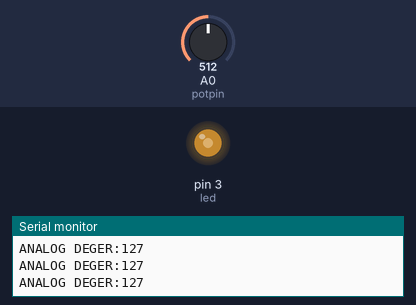
This sketch was run on a simulated Arduino Uno, built with avr-gcc and run on an emulated ATmega328P. Shown: output pins drawn as LEDs (lit = HIGH), the last lines printed to the serial monitor. The test bench sets the inputs (shaded band); at power-on: A0 (potpin) = 512.

Above: at 1.4 s.
1.5 s: A0 (potpin) set to 716
At 2.7 s:
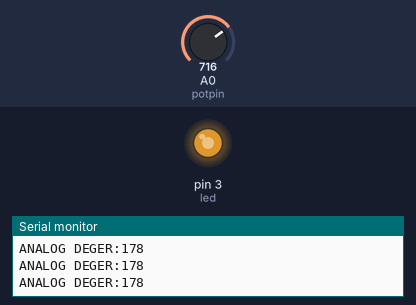
3.0 s: A0 (potpin) set to 900
At 3.8 s:
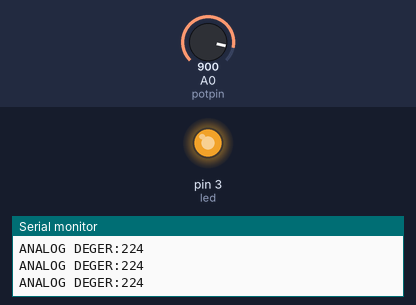
4.5 s: A0 (potpin) set to 413
At 4.8 s:
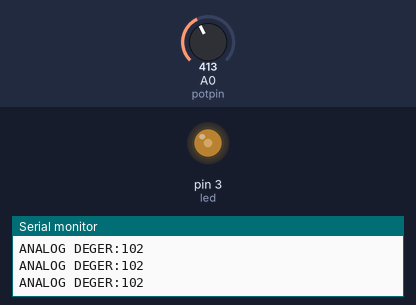
6.0 s: A0 (potpin) set to 388
At 7.0 s:
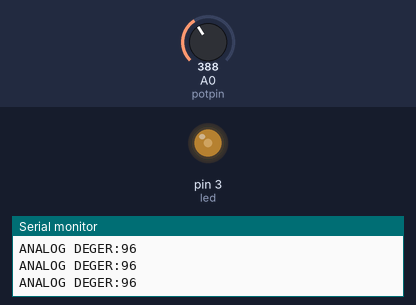
9.0 s: A0 (potpin) set to 122
At 9.5 s:
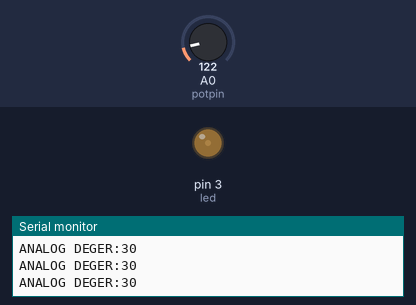
Timing chart, 0 to 11.5 s (numbered marks = the images above; inputs shaded):
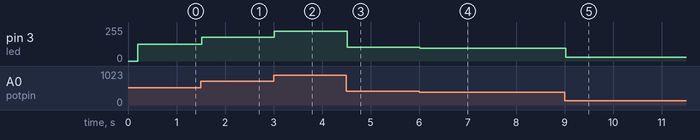

The sketch:

potileledyakma2.ino
```cpp
#define led 3
#define potpin A0
int deger=0;
void setup() {
  Serial.begin(9600);
  Serial.println("ANALOG PORT OKUMA");
  delay(200);

}

void loop() {
  deger=analogRead(potpin);
  deger=map(deger,0,1023,0,255);
  analogWrite(led,deger);
  Serial.print("ANALOG DEGER:");
  Serial.println(deger);

}
```

Measured:
- after the input at 1.5 s, pin 3 (led): 127/255 → 178/255 at once
- after the input at 3.0 s, pin 3 (led): 178/255 → 224/255 at once
- after the input at 4.5 s, pin 3 (led): 224/255 → 102/255 at once
- after the input at 6.0 s, pin 3 (led): 102/255 → 96/255 at once
- after the input at 9.0 s, pin 3 (led): 96/255 → 30/255 at once
